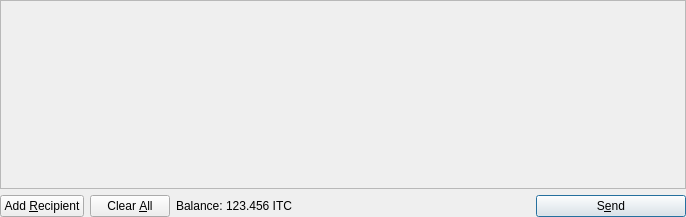
<?xml version="1.0" encoding="UTF-8"?>
<ui version="4.0">
 <class>SendCoinsDialog</class>
 <widget class="QDialog" name="SendCoinsDialog">
  <property name="geometry">
   <rect>
    <x>0</x>
    <y>0</y>
    <width>686</width>
    <height>217</height>
   </rect>
  </property>
  <property name="windowTitle">
   <string>Send Coins</string>
  </property>
  <layout class="QVBoxLayout" name="verticalLayout">
   <property name="margin">
    <number>0</number>
   </property>
   <item>
    <widget class="QScrollArea" name="scrollArea">
     <property name="widgetResizable">
      <bool>true</bool>
     </property>
     <widget class="QWidget" name="scrollAreaWidgetContents">
      <property name="geometry">
       <rect>
        <x>0</x>
        <y>0</y>
        <width>682</width>
        <height>177</height>
       </rect>
      </property>
      <layout class="QVBoxLayout" name="verticalLayout_2">
       <property name="margin">
        <number>0</number>
       </property>
       <item>
        <layout class="QVBoxLayout" name="entries">
         <property name="spacing">
          <number>6</number>
         </property>
        </layout>
       </item>
       <item>
        <spacer name="verticalSpacer">
         <property name="orientation">
          <enum>Qt::Vertical</enum>
         </property>
         <property name="sizeHint" stdset="0">
          <size>
           <width>20</width>
           <height>40</height>
          </size>
         </property>
        </spacer>
       </item>
      </layout>
     </widget>
    </widget>
   </item>
   <item>
    <layout class="QHBoxLayout" name="horizontalLayout">
     <item>
      <widget class="QPushButton" name="addButton">
       <property name="toolTip">
        <string>Send to multiple recipients at once</string>
       </property>
       <property name="text">
        <string>Add &amp;Recipient</string>
       </property>
       <property name="icon">
        <iconset resource="../bitcoin.qrc">
         <normaloff>:/icons/add</normaloff>:/icons/add</iconset>
       </property>
       <property name="autoDefault">
        <bool>false</bool>
       </property>
      </widget>
     </item>
     <item>
      <widget class="QPushButton" name="clearButton">
       <property name="sizePolicy">
        <sizepolicy hsizetype="Minimum" vsizetype="Fixed">
         <horstretch>0</horstretch>
         <verstretch>0</verstretch>
        </sizepolicy>
       </property>
       <property name="toolTip">
        <string>Remove all transaction fields</string>
       </property>
       <property name="text">
        <string>Clear &amp;All</string>
       </property>
       <property name="icon">
        <iconset resource="../bitcoin.qrc">
         <normaloff>:/icons/remove</normaloff>:/icons/remove</iconset>
       </property>
       <property name="autoRepeatDelay">
        <number>300</number>
       </property>
       <property name="autoDefault">
        <bool>false</bool>
       </property>
      </widget>
     </item>
     <item>
      <layout class="QHBoxLayout" name="horizontalLayout_2">
       <property name="spacing">
        <number>3</number>
       </property>
       <item>
        <widget class="QLabel" name="sv_label">
         <property name="text">
          <string>Balance:</string>
         </property>
        </widget>
       </item>
       <item>
        <widget class="QLabel" name="labelBalance">
         <property name="cursor">
          <cursorShape>IBeamCursor</cursorShape>
         </property>
         <property name="text">
          <string>123.456 ITC</string>
         </property>
         <property name="textInteractionFlags">
          <set>Qt::LinksAccessibleByMouse|Qt::TextSelectableByKeyboard|Qt::TextSelectableByMouse</set>
         </property>
        </widget>
       </item>
      </layout>
     </item>
     <item>
      <spacer name="horizontalSpacer">
       <property name="orientation">
        <enum>Qt::Horizontal</enum>
       </property>
       <property name="sizeHint" stdset="0">
        <size>
         <width>40</width>
         <height>20</height>
        </size>
       </property>
      </spacer>
     </item>
     <item>
      <widget class="QPushButton" name="sendButton">
       <property name="minimumSize">
        <size>
         <width>150</width>
         <height>0</height>
        </size>
       </property>
       <property name="toolTip">
        <string>Confirm the send action</string>
       </property>
       <property name="text">
        <string>S&amp;end</string>
       </property>
       <property name="icon">
        <iconset resource="../bitcoin.qrc">
         <normaloff>:/icons/send</normaloff>:/icons/send</iconset>
       </property>
       <property name="default">
        <bool>true</bool>
       </property>
      </widget>
     </item>
    </layout>
   </item>
  </layout>
 </widget>
 <resources>
  <include location="../bitcoin.qrc"/>
 </resources>
 <connections/>
</ui>
